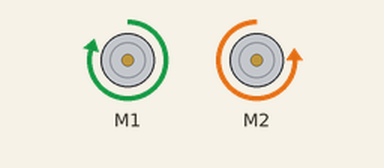
The sketch below on a simulated Arduino Uno, built with avr-gcc and run on an emulated ATmega328P. Shown: 2 × DC motor (green arrow = forward, orange = backward, longer = faster). What the sketch prints to the serial monitor is not drawn.

Above: at 0.2 s.
Timing chart, 0 to 1.7 s (numbered marks = the images above):
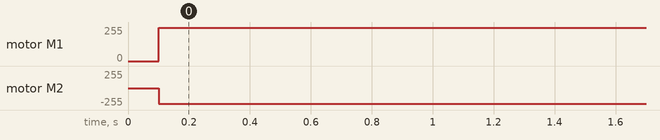

Measured:
- by itself, motor M1: stopped → forward 250/255 at 0.10 s
- by itself, motor M2: stopped → backward 234/255 at 0.10 s

The sketch:

EncoderControlClassTest.ino
```cpp
//+++ENABLING TIMERS+++//
#define USING_16MHZ     true
#define USING_8MHZ      false
#define USING_250KHZ    false
#define USE_TIMER_0     false
#define USE_TIMER_1     true
#define USE_TIMER_2     false
#define USE_TIMER_3     false
#define TIMER1_INTERVAL_MS    1000
#include <megaAVR_TimerInterrupt.h>

#define LEFT_LINE A0
#define RIGHT_LINE A1
#define MID_LINE A2
#define LEFT_ENCODER 2
#define RIGHT_ENCODER 3

//+++DEFINING MOTORSHIELD+++//
#include <Adafruit_MotorShield.h>
// Create the motor shield object with the default I2C address
Adafruit_MotorShield AFMS = Adafruit_MotorShield();
// Select motor ports M1 and M2
Adafruit_DCMotor *LeftMotor = AFMS.getMotor(1);
Adafruit_DCMotor *RightMotor = AFMS.getMotor(2);

class EncoderControl
{
  public:
    EncoderControl(Adafruit_DCMotor* m_left, Adafruit_DCMotor* m_right);
    void begin(int left_encoder_pin, int right_encoder_pin);
    void move(int distance);
    void pivot(int angle);
    void encoder_pid_drive();
    void encoder_pid_update();
    static void left_interrupt_routine();
    static void right_interrupt_routine();
    static int get_left_ticks();
    static int get_right_ticks();
    int get_left_speed();
    int get_right_speed();

  private:
    Adafruit_DCMotor* left_motor;
    Adafruit_DCMotor* right_motor;
    const int Kp_left = 10;
    const int Ki_left = 0.1;
    const int Kd_left = -0.1;
    const int Kp_right = 3;
    const int Ki_right = 0.1;
    const int Kd_right = -0.1;
    const int wheel_rad = 34.75;
    const int wheel_sep = 238;
    const int threshold = 5;
    int target_ticks;
    //TICKS
    static int left_ticks;
    static int right_ticks;
    //PREVIOUS VAL
    int left_previous;
    int right_previous;
    //INTEGRAL VAL
    int left_integral;
    int right_integral;
    //ACTIVE FLAG
    bool left_pid_active;
    bool right_pid_active;
    //MOTOR SPEEDS
    int left_motor_speed;
    int right_motor_speed;
};

int EncoderControl::left_ticks=0;
int EncoderControl::right_ticks=0;

EncoderControl::EncoderControl(Adafruit_DCMotor* m_left, Adafruit_DCMotor* m_right){
  left_motor = m_left;
  right_motor = m_right;
}

void EncoderControl::begin(int left_encoder_pin, int right_encoder_pin){
  pinMode(left_encoder_pin, INPUT);
  pinMode(right_encoder_pin, INPUT);
  attachInterrupt(left_encoder_pin, left_interrupt_routine, CHANGE);
  attachInterrupt(right_encoder_pin, right_interrupt_routine, CHANGE);
}

void EncoderControl::move(int distance){ //units in mm
  target_ticks = abs((int)distance/(2*PI*wheel_rad)*96);
  left_ticks = 0;
  right_ticks = 0;
  Serial.print("Target Ticks: ");Serial.println(target_ticks);
  left_motor->setSpeed(0);
  right_motor->setSpeed(0);
  if (distance > 0){
    left_motor->run(FORWARD);
    right_motor->run(FORWARD);
  } else {
    left_motor->run(BACKWARD);
    right_motor->run(BACKWARD);
  }
  left_pid_active = true;
  right_pid_active = true;
}

void EncoderControl::pivot(int angle){ //units in 0.1deg
  target_ticks = abs((int)(angle * wheel_sep * PI / 360)/(2*PI*wheel_rad)*96);
  left_ticks = 0;
  right_ticks = 0;
  Serial.print("Target Ticks: ");Serial.println(target_ticks);
  LeftMotor->setSpeed(0);
  RightMotor->setSpeed(0);
  if (angle > 0) {
    LeftMotor->run(FORWARD);
    RightMotor->run(BACKWARD);
  } else {
    LeftMotor->run(BACKWARD);
    RightMotor->run(FORWARD);
  }
  left_pid_active = true;
  right_pid_active = true;
}

void EncoderControl::encoder_pid_drive(){
  left_motor->setSpeed(left_motor_speed);
  right_motor->setSpeed(right_motor_speed);
  return;
}

void EncoderControl::encoder_pid_update(){
  if (!left_pid_active && !right_pid_active){
    Serial.println("inactive");
    target_ticks = 0;
    //right_motor_speed = 0;
    //left_motor_speed = 0;
    return;
  }
  // error between current ticks and target ticks
  int left_error = target_ticks - left_ticks;
  int right_error = target_ticks - right_ticks;

  if (left_error < threshold||!left_pid_active){
    left_ticks = 0;
    left_motor_speed=0;
    left_pid_active = false;
    Serial.println("left inactive");
  } else {
    // trapezoidal integration
    int left_integral = left_integral+(left_previous+left_error)/2;
    // instantaneous gradient
    int left_derivative = left_previous-left_error;
    // PID output
    uint32_t output = (uint32_t) 30 + Kp_left*left_error+Ki_left*left_integral+Kd_left*left_derivative;
    left_motor_speed = constrain(output, 30, 250);
  }

  if (right_error < threshold || !right_pid_active){
    right_ticks = 0;
    right_motor_speed=0;
    right_pid_active = false;
    Serial.println("right inactive");
  } else {
    // trapezoidal integration
    int right_integral = right_integral+(right_previous+right_error)/2;
    // instantaneous gradient
    int right_derivative = right_previous-right_error;
    // PID output
    uint32_t output = (uint32_t) 30 + Kp_right*right_error+Ki_right*right_integral+Kd_right*right_derivative;
    right_motor_speed = constrain(output, 30, 250);
  }

  left_previous = left_error;
  right_previous = right_error;
  return;
}

static void EncoderControl::left_interrupt_routine(){
  left_ticks++;
}

static void EncoderControl::right_interrupt_routine(){
  right_ticks++;
}

static int EncoderControl::get_left_ticks(){
  return left_ticks;
}

static int EncoderControl::get_right_ticks(){
  return right_ticks;
}

int EncoderControl::get_left_speed(){
  return left_motor_speed;
}

int EncoderControl::get_right_speed(){
  return right_motor_speed;
}

EncoderControl encoder_control = EncoderControl(LeftMotor, RightMotor);


void setup() {
  Serial.begin(115200);

  //+++SETTING UP TIMER INTERRUPTS+++//
  ITimer1.init();
  if (ITimer1.attachInterruptInterval(100, timer_interrupt_routine)){ // Attach update_pid with interval 100ms
    Serial.println("Starting  ITimer1 OK, millis() = " + String(millis()));
  }else {
    Serial.println("Can't set ITimer1. Select another freq. or timer");
  }

  //+++SETTING UP MOTORSHIELD+++//
  if (!AFMS.begin()) {         // create with the default frequency 1.6KHz
    Serial.println("Could not find Motor Shield. Check wiring.");
    while (1);
  }
  Serial.println("Motor Shield found.");

  //+++EncoderControl+++//
  encoder_control.begin(LEFT_ENCODER, RIGHT_ENCODER);
  encoder_control.pivot(900);
}

void loop() {
  delay(100);
  encoder_control.encoder_pid_drive();
  Serial.print("Left Ticks: ");Serial.println(encoder_control.get_left_ticks());
  Serial.print("Right Ticks: ");Serial.println(encoder_control.get_right_ticks());
  Serial.print("Left Speed: ");Serial.println(encoder_control.get_left_speed());
  Serial.print("Right Speed: ");Serial.println(encoder_control.get_right_speed());
}

void timer_interrupt_routine(){
    encoder_control.encoder_pid_update();
}
```
